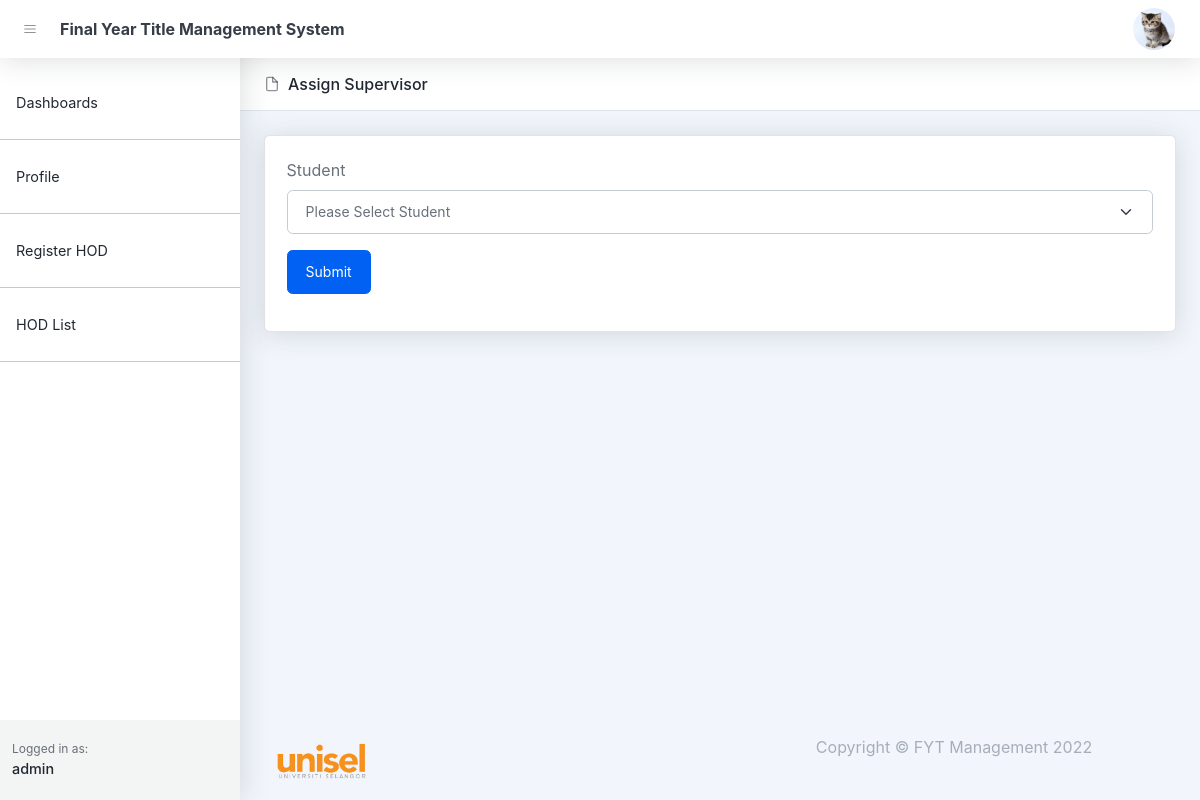
Before: /assign_supervisor_student.php?supervisor_id=55 (signed in) with the older database file.
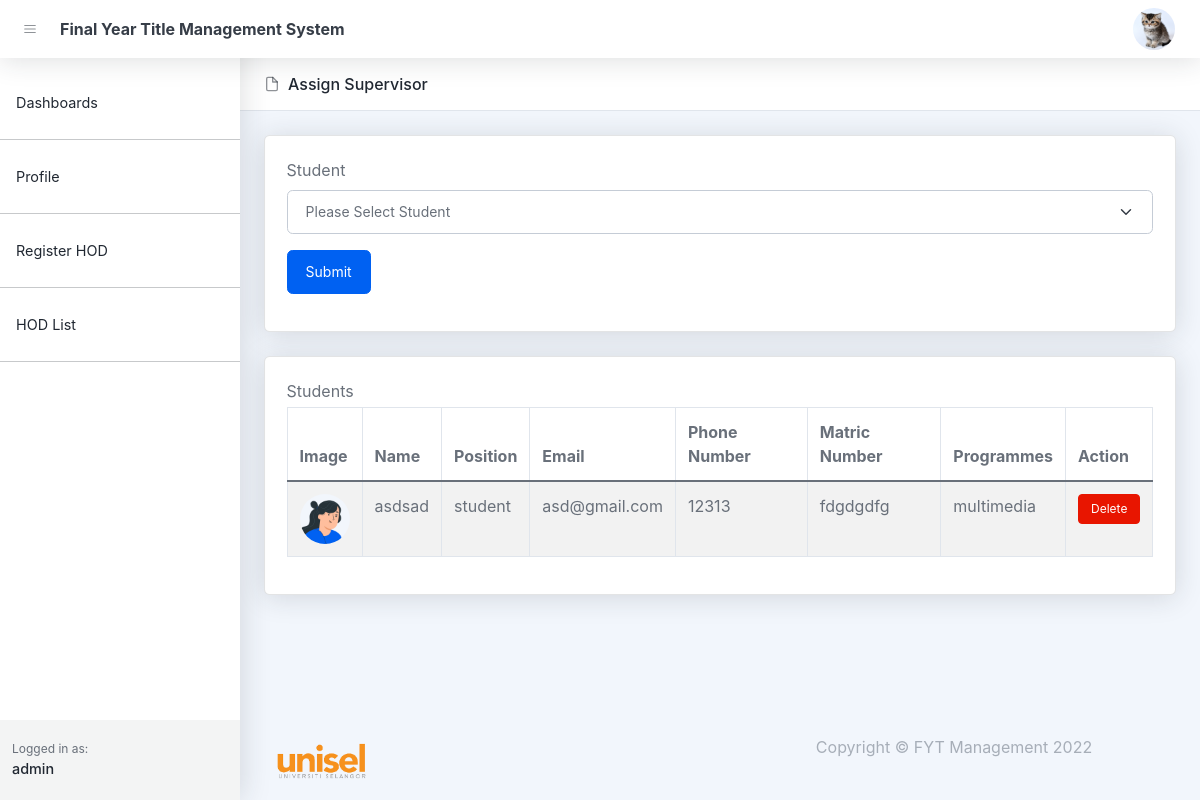
After: the same page with the newer database file.
### tables this page shows
CREATE TABLE `students` (
  `id` bigint(20) UNSIGNED NOT NULL,
  `user_id` bigint(20) NOT NULL,
  `matric_number` varchar(255) DEFAULT NULL,
  `programmes` varchar(255) DEFAULT NULL,
  `supervisor_id` bigint(20) DEFAULT NULL,
  `status` varchar(255) DEFAULT NULL,
  `created_at` timestamp NULL DEFAULT NULL,
  `updated_at` timestamp NULL DEFAULT NULL
);

CREATE TABLE `users` (
  `id` bigint(20) UNSIGNED NOT NULL,
  `name` varchar(255) NOT NULL,
  `email` varchar(255) DEFAULT NULL,
  `handphone` varchar(255) DEFAULT NULL,
  `roles` varchar(255) DEFAULT NULL,
  `password` varchar(255) DEFAULT NULL,
  `image` text DEFAULT NULL,
  `created_at` timestamp NULL DEFAULT NULL,
  `updated_at` timestamp NULL DEFAULT NULL
);

### assign_supervisor_student.php (the view, shortened to what the changed rows need)
<!DOCTYPE html>
<html lang="en">
    <head>
       <?php include('layout_admin/header.php')?>
    </head>
    <body class="nav-fixed">
        <div id="layoutSidenav">
            <div id="layoutSidenav_content">
                <main>
                    <header class="page-header page-header-compact page-header-light border-bottom bg-white mb-4">
                        <div class="container-xl px-4">
                            <div class="page-header-content">
                                <div class="row align-items-center justify-content-between pt-3">
                                    <div class="col-auto mb-3">
                                        <h1 class="page-header-title">
                                            <div class="page-header-icon"><i data-feather="file"></i></div>
                                            Assign Supervisor
                                        </h1>
                                    </div>
                                </div>
                            </div>
                        </div>
                    </header>
                    <?php
                        $conn = setDbConnection();
                    ?>
                    <?php
                        $students = null;
                        $sql = "select students.*, users.name, users.image, users.handphone, users.email, users.roles from students left join users on users.id = students.user_id where students.supervisor_id='{$_REQUEST['supervisor_id']}'";
                        $result = $conn->query($sql);
                        if ($result->num_rows > 0) {
                            while ($row = $result->fetch_assoc()) {
                                $students[] = $row;
                            }
                        }
                        if($students != null){ ?>
                            <div class="container-xl px-4">
                                <div class="card mb-4">
                                    <div class="card-body">
                                        <div class="mb-3">
                                            <label class="mb-1">Students</label>
                                            <table class="table table-bordered table-striped table-hover">
                                                <thead>
                                                    <tr>
                                                        <th>Image</th>
                                                        <th>Name</th>
                                                        <th>Position</th>
                                                        <th>Email</th>
                                                        <th>Phone Number</th>
                                                        <th>Matric Number</th>
                                                        <th>Programmes</th>
                                                        <th>Action</th>
                                                    </tr>
                                                </thead>
                                                <tbody>
                                                    <?php
                                                        foreach ($students as $key => $value) {
                                                            $image = null;
                                                            if(isset($value['image'])){
                                                                $image = '<img class="user-img" src="/fyp/assets/profile/'.$value['image'].'">';
                                                            }else{
                                                                $image = '<img class="user-img" src="/fyp/assets/img/illustrations/profiles/profile-1.png">';
                                                            }
                                                            echo '
                                                                <tr>
                                                                    <td>'.$image.'</td>
                                                                    <td>'.$value['name'].'</td>
                                                                    <td>'.$value['roles'].'</td>
                                                                    <td>'.$value['email'].'</td>
                                                                    <td>'.$value['handphone'].'</td>
                                                                    <td>'.$value['matric_number'].'</td>
                                                                    <td>'.$value['programmes'].'</td>
                                                                    <td class="">
                                                                        <a class="btn btn-sm btn-danger" href="controllers/cluster/deleteStudent.php?student_id='.$value['id'].'&supervisor_id='.$_REQUEST['supervisor_id'].'">Delete</a>
                                                                    </td>
                                                                </tr>
                                                            ';
                                                        }
                                                    ?>
                                                </tbody>
                                            </table>
                                        </div>
                                    </div>
                                </div>
                            </div>
                        <?php } ?>
                </main>
            </div>
        </div>
    </body>
</html>

Changed rows visible on the page:
now on this page (row edited): students: users.name "asdsad", users.roles "student", users.email "asd@gmail.com", users.handphone "12313", matric_number "fdgdgdfg", programmes "multimedia"
Other visible differences:
text now shown: "Students Image Name Position Email Phone Number Matric Number Programmes Action"
